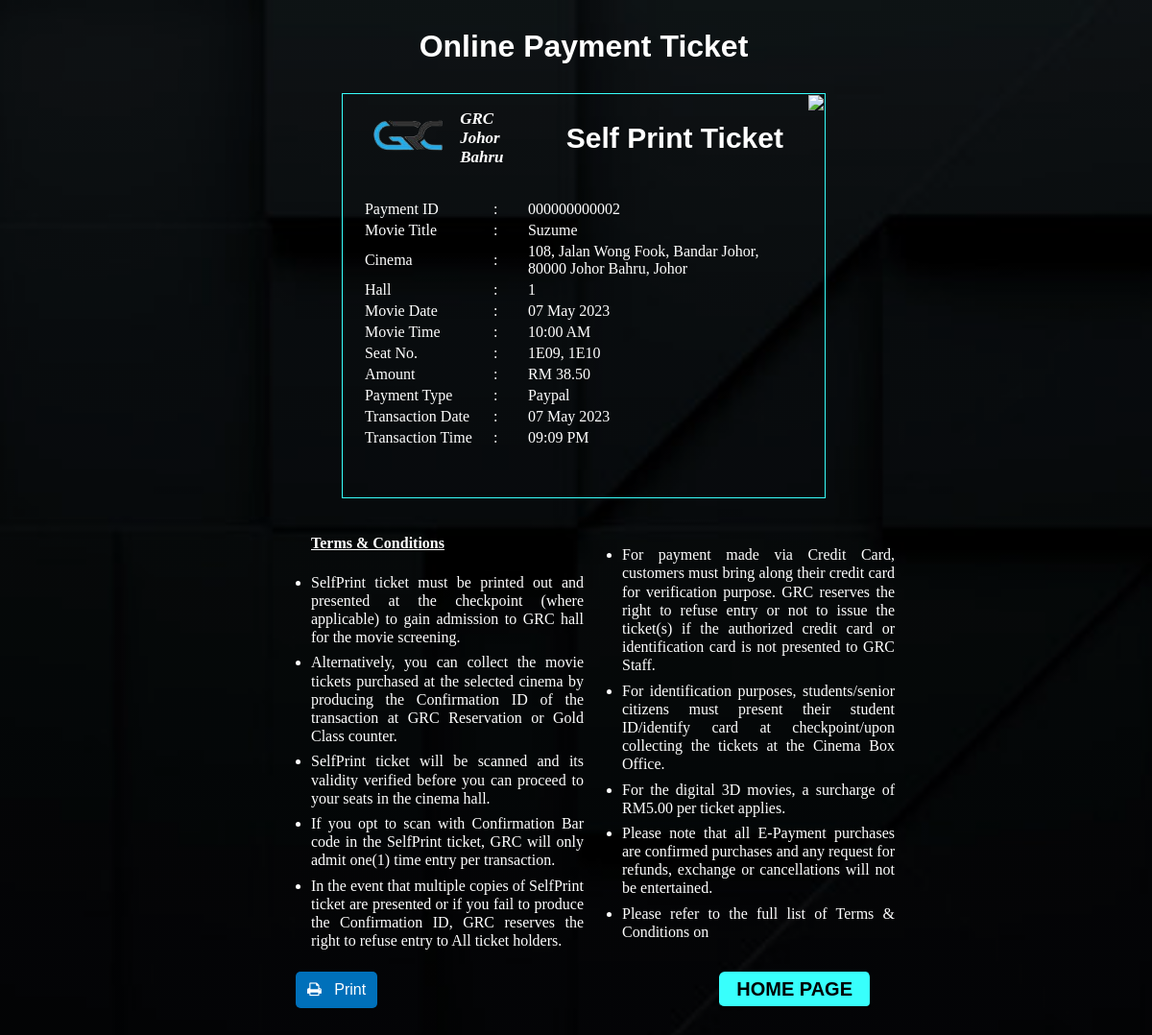
Screenshot of /Payment/ticket.php (signed in) with the database file from the repository.
### tables this page shows
CREATE TABLE `cinema` (
  `cinema_id` char(7) NOT NULL,
  `cinema_name` varchar(30) NOT NULL,
  `cinema_address` varchar(80) NOT NULL,
  `cinema_phone` varchar(20) NOT NULL
);

CREATE TABLE `invoice` (
  `invoice_id` int(12) NOT NULL,
  `payment_id` int(12) NOT NULL,
  `total_cost` double(7,2) NOT NULL,
  `amount_paid` double(7,2) NOT NULL,
  `invoice_date` date NOT NULL,
  `invoice_time` time NOT NULL
);

CREATE TABLE `movie` (
  `id` int(11) NOT NULL,
  `genre_id` int(11) NOT NULL,
  `mv_name` varchar(255) NOT NULL,
  `link1` varchar(255) NOT NULL,
  `link2` varchar(255) NOT NULL,
  `img` varchar(255) NOT NULL,
  `release_date` date NOT NULL,
  `duration` varchar(255) NOT NULL,
  `lang` varchar(255) NOT NULL,
  `director` varchar(255) NOT NULL,
  `writter` varchar(255) NOT NULL,
  `starring` varchar(255) NOT NULL,
  `music` varchar(255) NOT NULL,
  `country` varchar(255) NOT NULL,
  `meta_description` varchar(500) NOT NULL,
  `childTicket_Price` double(5,2) NOT NULL,
  `adultTicket_Price` double(5,2) NOT NULL
);

CREATE TABLE `hall` (
  `hall_id` int(11) NOT NULL,
  `cinema_id` char(7) NOT NULL
);

CREATE TABLE `ticket` (
  `ticket_id` int(20) NOT NULL,
  `booking_id` int(12) DEFAULT NULL,
  `movie_id` int(10) NOT NULL,
  `seat_id` varchar(11) NOT NULL,
  `hall_id` int(11) NOT NULL,
  `ticket_type` varchar(25) NOT NULL,
  `ticket_price` double(5,2) NOT NULL,
  `movie_date` date NOT NULL,
  `movie_time` time NOT NULL,
  `ticket_status` varchar(25) NOT NULL
);

CREATE TABLE `payment` (
  `payment_id` int(12) NOT NULL,
  `booking_id` int(16) NOT NULL,
  `cust_id` int(20) NOT NULL,
  `payment_method` varchar(30) NOT NULL,
  `payment_amount` double(7,2) NOT NULL,
  `payment_date` date NOT NULL,
  `payment_time` time NOT NULL
);

### Payment/ticket.php (the view, shortened to what this page needs)
<?php
$con = new mysqli(DB_HOST, DB_USER, DB_PASS, DB_NAME);
$sql = "SELECT * FROM TICKET T, BOOKING B, PAYMENT P, MOVIE M, HALL H, CINEMA C, INVOICE I
        WHERE T.BOOKING_ID = B.BOOKING_ID
        AND B.BOOKING_ID = P.BOOKING_ID
        AND T.BOOKING_ID = P.BOOKING_ID
        AND T.MOVIE_ID = M.ID
        AND T.HALL_ID = H.HALL_ID
        AND H.CINEMA_ID = C.CINEMA_ID
        AND I.PAYMENT_ID = P.PAYMENT_ID
        AND B.BOOKING_ID = ?";
$stmt = $con->prepare($sql);
$stmt->bind_param('i', $_SESSION['booking_id']);
$stmt->execute();
$result = $stmt->get_result();
while($rows = mysqli_fetch_assoc($result)){
    $row[] = array(
        'cinema_name'        =>   $rows['cinema_name'],
        'payment_id'         =>   $rows['payment_id'],
        'movie_name'         =>   $rows['mv_name'],
        'cinema_location'    =>   $rows['cinema_address'],
        'hall_id'            =>   $rows['hall_id'],
        'movie_date'         =>   $rows['movie_date'],
        'movie_time'         =>   $rows['movie_time'],
        'seats'              =>   $rows['seat_id'],
        'payment_method'     =>   $rows['payment_method'],
        'total'              =>   $rows['payment_amount'],
        'transaction_date'   =>   $rows['payment_date'],
        'transaction_time'   =>   $rows['payment_time']
    );
}
?>
<!DOCTYPE html>
<html>
    <head>
        <link href="css/ticket.css" rel="stylesheet" type="text/css"/>
        <link rel="stylesheet" href="https://cdnjs.cloudflare.com/ajax/libs/font-awesome/4.7.0/css/font-awesome.min.css">
    </head>
    <body>
        <h1>Online Payment Ticket</h1>
        <form action="" method="POST">
            <div class="ticket-container">
            <div id="container" class="flex">
                <table class="ticket">
                    <thead>
                    <tr>
                        <td class="logo"><img src="images/GRC logo.png" alt="" width="150px" id='img' /></td>
                        <td class="cinemaName"><?php echo $row[0]['cinema_name']; ?></td>
                        <td><h2>Self Print Ticket</h2></td>
                        <td id="qrcode">
                            <?php
                            $path = 'images/';
                            $qrcode = $path.time().".png";
                            echo "<img width='80px' src='".$qrcode."'>";
                            ?>
                        </td>
                    </tr>
                    </thead>
                    <tbody>
                        <tr>
                            <td class="title">Payment ID</td>
                            <td class="colon">:</td>
                            <td class="details"><?php echo str_pad($row[0]['payment_id'], 12, '0', STR_PAD_LEFT); ?></td>
                        </tr>
                        <tr>
                            <td class="title">Movie Title</td>
                            <td class="colon">:</td>
                            <td class="details"><?php echo $row[0]['movie_name']; ?></td>
                        </tr>
                        <tr>
                            <td class="title">Cinema</td>
                            <td class="colon">:</td>
                            <td class="details" id="detail"><?php echo $row[0]['cinema_location']; ?></td>
                        </tr>
                        <tr>
                            <td class="title">Hall</td>
                            <td class="colon">:</td>
                            <td class="details"><?php echo $row[0]['hall_id']; ?></td>
                        </tr>
                        <tr>
                            <td class="title">Movie Date</td>
                            <td class="colon">:</td>
                            <td class="details"><?php echo date("d M Y", strtotime($row[0]['movie_date'])); ?></td>
                        </tr>
                        <tr>
                            <td class="title">Movie Time</td>
                            <td class="colon">:</td>
                            <td class="details"><?php echo date("h:i A", strtotime($row[0]['movie_time'])); ?></td>
                        </tr>
                        <tr>
                            <td class="title">Seat No.</td>
                            <td class="colon">:</td>
                            <td class="details"><?php echo implode(', ', array_column($row, 'seats')); ?></td>
                        </tr>
                        <tr>
                            <td class="title">Amount</td>
                            <td class="colon">:</td>
                            <td class="details">RM <?php echo number_format($row[0]['total'], 2) ?></td>
                        </tr>
                        <tr>
                            <td class="title">Payment Type</td>
                            <td class="colon">:</td>
                            <td class="details"><?php echo $row[0]['payment_method']; ?></td>
                        </tr>
                        <tr>
                            <td class="title">Transaction Date</td>
                            <td class="colon">:</td>
                            <td class="details"><?php echo date("d M Y", strtotime($row[0]['transaction_date'])); ?></td>
                        </tr>
                        <tr>
                            <td class="title">Transaction Time</td>
                            <td class="colon">:</td>
                            <td class="details"><?php echo date("h:i A", strtotime($row[0]['transaction_time'])); ?></td>
                        </tr>
                    </tbody>
                </table>
                <div class="terms-container">
                    <ul class="terms1">
                        <li><h4>Terms & Conditions</h4></li>
                        <li>SelfPrint ticket must be printed out and presented at the checkpoint (where applicable) to gain admission to GRC hall for the movie screening.</li>
                        <li>Alternatively, you can collect the movie tickets purchased at the selected cinema by producing the Confirmation ID of the transaction at GRC Reservation or Gold Class counter.</li>
                        <li>SelfPrint ticket will be scanned and its validity verified before you can proceed to your seats in the cinema hall.</li>
                        <li>If you opt to scan with Confirmation Bar code in the SelfPrint ticket, GRC will only admit one(1) time entry per transaction.</li>
                        <li>In the event that multiple copies of SelfPrint ticket are presented or if you fail to produce the Confirmation ID, GRC reserves the right to refuse entry to All ticket holders.</li>
                    </ul>
                    <ul class="terms2">
                        <li>For payment made via Credit Card, customers must bring along their credit card for verification purpose. GRC reserves the right to refuse entry or not to issue the ticket(s) if the authorized credit card or identification card is not presented to GRC Staff.</li>
                        <li>For identification purposes, students/senior citizens must present their student ID/identify card at checkpoint/upon collecting the tickets at the Cinema Box Office.</li>
                        <li>For the digital 3D movies, a surcharge of RM5.00 per ticket applies.</li>
                        <li>Please note that all E-Payment purchases are confirmed purchases and any request for refunds, exchange or cancellations will not be entertained.</li>
                        <li>Please refer to the full list of Terms & Conditions on </li>
                    </ul>
                </div>
            </div>
        </div>
        <div class="button-container">
            <button type="submit" id="print" name="print"><i class="fa fa-print"></i> &nbsp; Print</button>
            <button type="button" id="homepage" onclick="location='../Movie_management_module/homepage.php'">HOME PAGE</button>
        </div>
    </form>
    </body>
</html>

### Payment/css/ticket.css (style rules this page uses)
body { background-image: -webkit-linear-gradient(rgba(0,0,0,0.3), rgba(0,0,0,0.3)), url("../../image/signup_background.png"); background-size: cover; background-repeat: no-repeat; background-position: center center; width: 100%; min-height: 100vh; color: white; overflow-x: hidden; }
h1 { color: white; text-align: center; margin: 30px 0; font-family: Arial; }
.ticket-container { display: flex; justify-content: center; align-items: center; width: 60%; margin: auto; }
.terms-container { display: flex;; justify-content: center; align-items: center; width: 90%; margin: auto; }
ul { flex-basis: 50%; }
ul.terms1 li:first-of-type { list-style-type: none; text-decoration: underline; padding-bottom: 0; }
ul li { width: 100%; text-align: justify; line-height: 1.2; padding-bottom: 7px; }
.terms2 { margin-top: 40px; }
.ticket { margin: auto; position: relative; border: 1px solid #38FFFC; width: 70%; }
.logo { position: relative; top: -35px; left: -2%; }
.cinemaName { width: 15%; font: italic bold 17px 'Times New Roman'; position: relative; top: -34px; right: 7%; }
.ticket h2 { font: bold 30px Arial; position: relative; top: -34px; }
.ticket thead td:last-child { position: absolute; top: 0; right: 0; max-width: 100%; max-height: 100%; }
.ticket .title { position: relative; top: -50px; left: 4%; }
.ticket .colon { position: relative; top: -50px; }
.ticket .details { position: relative; top: -50px; left: -8%; }
.button-container { display: flex; justify-content: space-between; width: 50%; margin: auto; margin-bottom: 50px; }
#print { background-color: #0070ba; color: #fff; border: none; padding: 10px 2%; font-size: 16px; cursor: pointer; border-radius: 5px; transition: background-color 0.5s; }
#homepage { color: black; background-color: #38FFFC; font: bold 20px sans-serif; padding: 0 3%; border-radius: 6px; border-top: none; border-left: none; transition: all 0.5s; }

### rows the page displays
cinema: cinema_name "GRC Johor Bahru", cinema_address "108, Jalan Wong Fook, Bandar Johor, 80000 Johor Bahru, Johor"
invoice: payment "000000000002"
movie: mv_name "Suzume"
hall: hall_id "1"
ticket: movie_date "07 May 2023", movie_time "10:00 AM"
payment: payment_method "Paypal", payment_time "09:09 PM"

### other values shown
implode(', ', array_column($row, 'seats')) "1E09, 1E10"
$row[0]['total'] "38.50"
date("d M Y", strtotime($row[0]['transaction_date'])) "07 May 2023"
